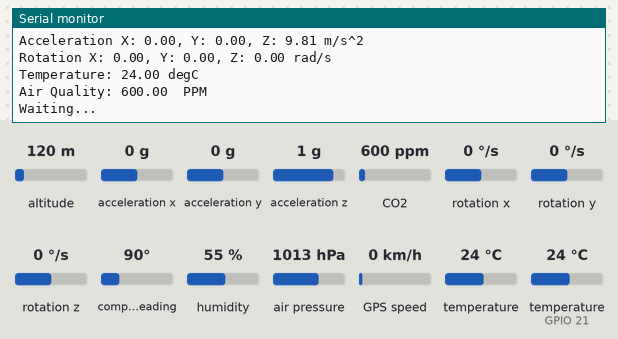
Bench run of a sketch on a simulated ESP32. Shown: the last lines printed to the serial monitor. Inputs (shaded band) come from the test bench; at power-on: altitude 120 m, humidity 55 %, acceleration x 0 g, temperature (sensor on GPIO 21) 24 °C, acceleration y 0 g, acceleration z 1 g, CO2 600 ppm, rotation x 0 °/s, rotation y 0 °/s, rotation z 0 °/s, compass heading 90°, air pressure 1013 hPa, GPS speed 0 km/h, temperature 24 °C. The GPS gets a fix after 3 s at 37.7749, -122.4194 with 8 satellites.

Above: at 2.3 s.
2.4 s: altitude set to 20 m
At 4.5 s:
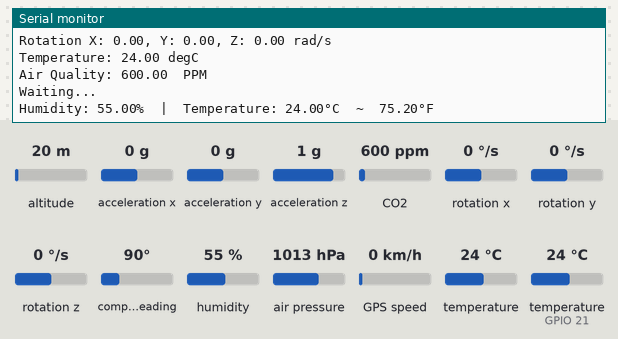
8.6 s: humidity set to 22 %
At 9.2 s:
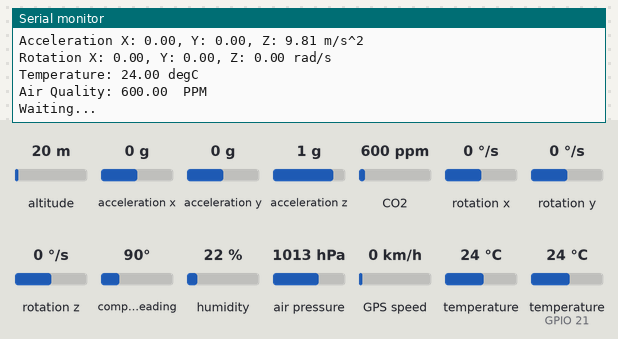
10.1 s: acceleration x set to -1.4 g
At 11.0 s:
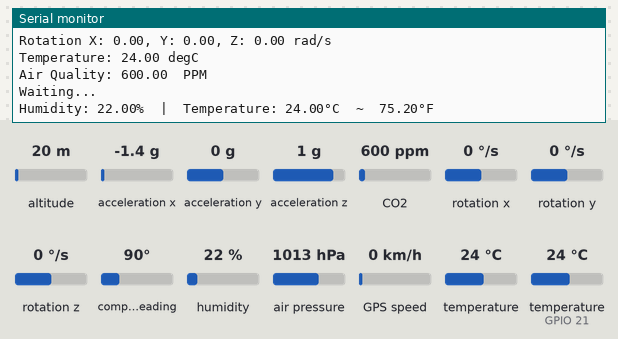
11.6 s: temperature (sensor on GPIO 21) set to 12 °C
13.1 s: acceleration y set to -1.4 g
At 13.7 s:
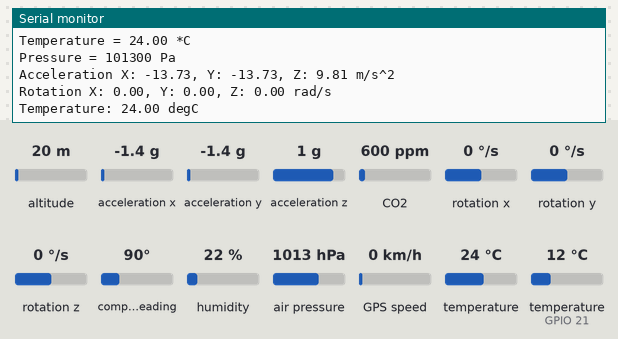
14.6 s: acceleration z set to -1.4 g
At 16.9 s:
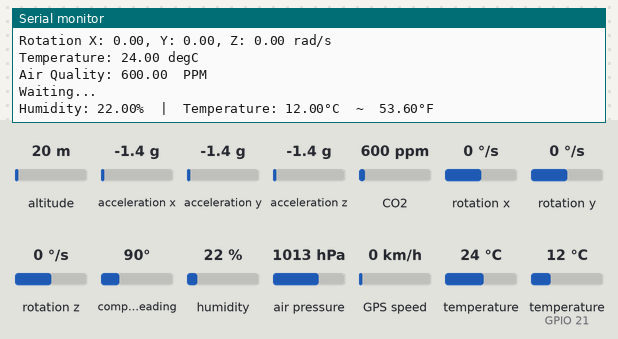

The sketch:

Version_1.0.ino
```cpp
//Version 1.0 19/09 Componenetes: GPS- Acelerometro funcionando GPS no
//Version 1.0.1 26/09 Componentes GPS - Mq135 Funcionando DHT22 no
//Esta version contiene los sensores funcionando excepto el DHT22, por defecto de fabrica
#include <TinyGPS++.h>
#include <TinyGPSPlus.h>
#include <SoftwareSerial.h>
#include <TinyGPS.h>
#include <Wire.h>
#include <Adafruit_MPU6050.h>
#include <Adafruit_Sensor.h>
#include <Adafruit_BMP085.h>
#include <HardwareSerial.h>
#include "EEPROM.h"
#include "MQ135.h"
#include "DHTesp.h"

#define EEPROM_SIZE 128
#define TASK_SERIAL_RATE 1000 // ms
#define SENSOR 12

//GPS
HardwareSerial neogps(1);
TinyGPSPlus gps;
#define RXD2 16
#define TXD2 17

#include <DHT.h>
#define DHT_SENSOR_PIN  21 // ESP32 pin GIOP21 connected to DHT22 sensor //Revisar esta linea
#define DHT_SENSOR_TYPE DHT22

DHT dht_sensor(DHT_SENSOR_PIN, DHT_SENSOR_TYPE);

Adafruit_BMP085 bmp;
Adafruit_MPU6050 mpu;


void setup(void) {
  Serial.begin(9600);
  if (!bmp.begin()) {
  Serial.println("Could not find a valid BMP085/BMP180 sensor, check wiring!");
  while (1) {}
  }
  Serial.println("Adafruit MPU6050 test!");

  // Try to initialize!
  if (!mpu.begin()) {
    Serial.println("Failed to find MPU6050 chip");
    while (1) {
      delay(10);
    }
  }
  Serial.println("MPU6050 Found!");

  mpu.setAccelerometerRange(MPU6050_RANGE_8_G);
  Serial.print("Accelerometer range set to: ");
  switch (mpu.getAccelerometerRange()) {
  case MPU6050_RANGE_2_G:
    Serial.println("+-2G");
    break;
  case MPU6050_RANGE_4_G:
    Serial.println("+-4G");
    break;
  case MPU6050_RANGE_8_G:
    Serial.println("+-8G");
    break;
  case MPU6050_RANGE_16_G:
    Serial.println("+-16G");
    break;
  }
  mpu.setGyroRange(MPU6050_RANGE_500_DEG);
  Serial.print("Gyro range set to: ");
  switch (mpu.getGyroRange()) {
  case MPU6050_RANGE_250_DEG:
    Serial.println("+- 250 deg/s");
    break;
  case MPU6050_RANGE_500_DEG:
    Serial.println("+- 500 deg/s");
    break;
  case MPU6050_RANGE_1000_DEG:
    Serial.println("+- 1000 deg/s");
    break;
  case MPU6050_RANGE_2000_DEG:
    Serial.println("+- 2000 deg/s");
    break;

  }

  mpu.setFilterBandwidth(MPU6050_BAND_5_HZ);
  Serial.print("Filter bandwidth set to: ");
  switch (mpu.getFilterBandwidth()) {
  case MPU6050_BAND_260_HZ:
    Serial.println("260 Hz");
    break;
  case MPU6050_BAND_184_HZ:
    Serial.println("184 Hz");
    break;
  case MPU6050_BAND_94_HZ:
    Serial.println("94 Hz");
    break;
  case MPU6050_BAND_44_HZ:
    Serial.println("44 Hz");
    break;
  case MPU6050_BAND_21_HZ:
    Serial.println("21 Hz");
    break;
  case MPU6050_BAND_10_HZ:
    Serial.println("10 Hz");
    break;
  case MPU6050_BAND_5_HZ:
    Serial.println("5 Hz");
    break;
  }

  Serial.println("");
  delay(100);


  // Serial ist die Ausgabe im Serial Monitor
  Serial.begin(115200);


  Serial.begin(115200);
  //Begin serial communication Arduino IDE (Serial Monitor)

  //Begin serial communication Neo6mGPS
  neogps.begin(9600, SERIAL_8N1, RXD2, TXD2);

  delay(1000);

}
template <class T> int EEPROM_writeAnything(int ee, const T& value)
{
  const byte* p = (const byte*)(const void*)&value;
  int i;
  for (i = 0; i < sizeof(value); i++)
    EEPROM.write(ee++, *p++);
  return i;
}

template <class T> int EEPROM_readAnything(int ee, T& value)
{
  byte* p = (byte*)(void*)&value;
  int i;
  for (i = 0; i < sizeof(value); i++)
    *p++ = EEPROM.read(ee++);
  return i;
}


void loop() {
  Serial.print("Temperature = ");
  Serial.print(bmp.readTemperature());
  Serial.println(" *C");

  Serial.print("Pressure = ");
  Serial.print(bmp.readPressure());
  Serial.println(" Pa");


  sensors_event_t a, g, temp;
  mpu.getEvent(&a, &g, &temp);

  /* Print out the values */
  Serial.print("Acceleration X: ");
  Serial.print(a.acceleration.x);
  Serial.print(", Y: ");
  Serial.print(a.acceleration.y);
  Serial.print(", Z: ");
  Serial.print(a.acceleration.z);
  Serial.println(" m/s^2");

  Serial.print("Rotation X: ");
  Serial.print(g.gyro.x);
  Serial.print(", Y: ");
  Serial.print(g.gyro.y);
  Serial.print(", Z: ");
  Serial.print(g.gyro.z);
  Serial.println(" rad/s");

  Serial.print("Temperature: ");
  Serial.print(temp.temperature);
  Serial.println(" degC");

  Serial.println("");
  delay(1000);


  MQ135 gasSensor = MQ135(SENSOR);
  float air_quality = gasSensor.getPPM();
  Serial.print("Air Quality: ");
  Serial.print(air_quality);
  Serial.println("  PPM");
  Serial.println();

  Serial.println("Waiting...");

  delay(2000);

  // read humidity
  float humi  = dht_sensor.readHumidity();
  // read temperature in Celsius
  float tempC = dht_sensor.readTemperature();
  // read temperature in Fahrenheit
  float tempF = dht_sensor.readTemperature(true);

  // check whether the reading is successful or not
  if ( isnan(tempC) || isnan(tempF) || isnan(humi)) {
    Serial.println("Notithing on DHT");
  } else {
    Serial.print("Humidity: ");
    Serial.print(humi);
    Serial.print("%");

    Serial.print("  |  ");

    Serial.print("Temperature: ");
    Serial.print(tempC);
    Serial.print("°C  ~  ");
    Serial.print(tempF);
    Serial.println("°F");
  }

  // wait a 2 seconds between readings
  delay(2000);

  boolean newData = false;
  for (unsigned long start = millis(); millis() - start < 1000;)
  {
    while (neogps.available())
    {
      if (gps.encode(neogps.read()))
      {
        newData = true;
      }
    }
  }

  //If newData is true
  if(newData == true)
  {
    newData = false;
    Serial.println(gps.satellites.value());
    print_speed();
  }
  else
  {

    Serial.print("No Data");
  }
  Serial.println();

}

void print_speed()
{

   //String gps_speed = String(gps.speed.kmph());
    Serial.print("Lat: ");
    Serial.print(gps.location.lat(),6);

    Serial.print("Lng: ");
    Serial.print(gps.location.lng(),6);

    Serial.print("Speed: ");
    Serial.print(gps.speed.kmph());

    Serial.print("SAT:");
    Serial.print(gps.satellites.value());


    Serial.print("ALT:");
    Serial.print(gps.altitude.meters(), 0);


}
```

Measured:
- after the input at 13.1 s, the serial monitor: prints a new line after 0.12 s (image 4)
